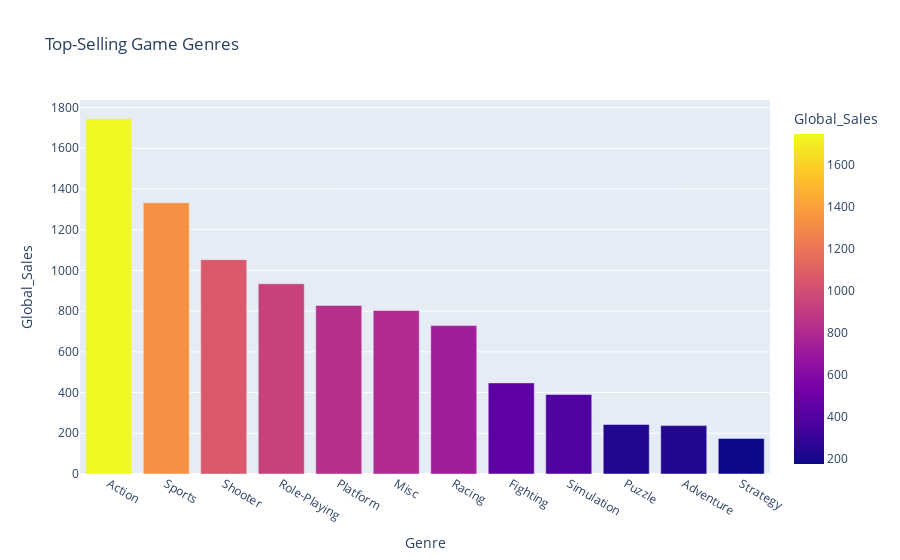
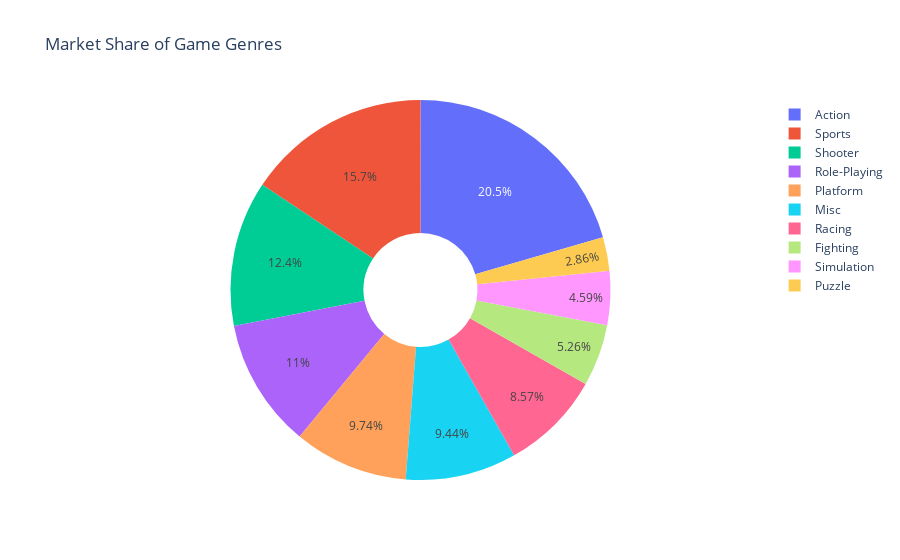

Notebook source saved alongside these figures, in order:
### Markdown cell above
## Top-Selling Game Genres

The bar chart below illustrates the top-selling game genres based on global sales. The data is grouped by genre and the total global sales for each genre are summed up. The genres are then sorted in descending order of their global sales. This visualization helps in identifying which game genres have been the most commercially successful.

### Top Performer - Action

### Code cell
# Group by genre and sum up global sales
genre_sales = df.groupby("Genre")["Global_Sales"].sum().reset_index()

# Sort in descending order
genre_sales = genre_sales.sort_values(by="Global_Sales", ascending=False)

# Create a bar chart using Plotly
fig_genre = px.bar(
    genre_sales, 
    x="Genre", 
    y="Global_Sales", 
    title="Top-Selling Game Genres", 
    color="Global_Sales"
)

# Show plot
fig_genre.show()

# Create pie chart
fig_pie_genre = px.pie(
    genre_sales.head(10), 
    names="Genre", 
    values="Global_Sales", 
    title="Market Share of Game Genres", 
    hole=0.3
)

# Show plot
fig_pie_genre.show()

### Figure 1 — Plotly figure (JSON) as saved in the notebook; plotly's stock layout.template omitted (floating-point values rounded to 4 significant figures)
{"data": [{"hovertemplate": "Genre=%{x}<br>Global_Sales=%{marker.color}<extra></extra>", "legendgroup": "", "marker": {"color": [1745.0, 1332.0, 1053.0, 934.4, 828.1, 803.2, 728.9, 447.5, 390.4, 243.0, 237.7, 174.5], "coloraxis": "coloraxis", "pattern": {"shape": ""}}, "name": "", "orientation": "v", "showlegend": false, "textposition": "auto", "type": "bar", "x": ["Action", "Sports", "Shooter", "Role-Playing", "Platform", "Misc", "Racing", "Fighting", "Simulation", "Puzzle", "Adventure", "Strategy"], "xaxis": "x", "y": [1745.0, 1332.0, 1053.0, 934.4, 828.1, 803.2, 728.9, 447.5, 390.4, 243.0, 237.7, 174.5], "yaxis": "y"}], "layout": {"barmode": "relative", "coloraxis": {"colorbar": {"title": {"text": "Global_Sales"}}, "colorscale": [[0, "#0d0887"], [0.1111, "#46039f"], [0.2222, "#7201a8"], [0.3333, "#9c179e"], [0.4444, "#bd3786"], [0.5556, "#d8576b"], [0.6667, "#ed7953"], [0.7778, "#fb9f3a"], [0.8889, "#fdca26"], [1, "#f0f921"]]}, "legend": {"tracegroupgap": 0}, "title": {"text": "Top-Selling Game Genres"}, "xaxis": {"anchor": "y", "domain": [0, 1], "title": {"text": "Genre"}}, "yaxis": {"anchor": "x", "domain": [0, 1], "title": {"text": "Global_Sales"}}}}

### Figure 2 — Plotly figure (JSON) as saved in the notebook; plotly's stock layout.template omitted (floating-point values rounded to 4 significant figures)
{"data": [{"domain": {"x": [0, 1], "y": [0, 1]}, "hole": 0.3, "hovertemplate": "Genre=%{label}<br>Global_Sales=%{value}<extra></extra>", "labels": ["Action", "Sports", "Shooter", "Role-Playing", "Platform", "Misc", "Racing", "Fighting", "Simulation", "Puzzle"], "legendgroup": "", "name": "", "showlegend": true, "type": "pie", "values": [1745.0, 1332.0, 1053.0, 934.4, 828.1, 803.2, 728.9, 447.5, 390.4, 243.0]}], "layout": {"legend": {"tracegroupgap": 0}, "title": {"text": "Market Share of Game Genres"}}}
